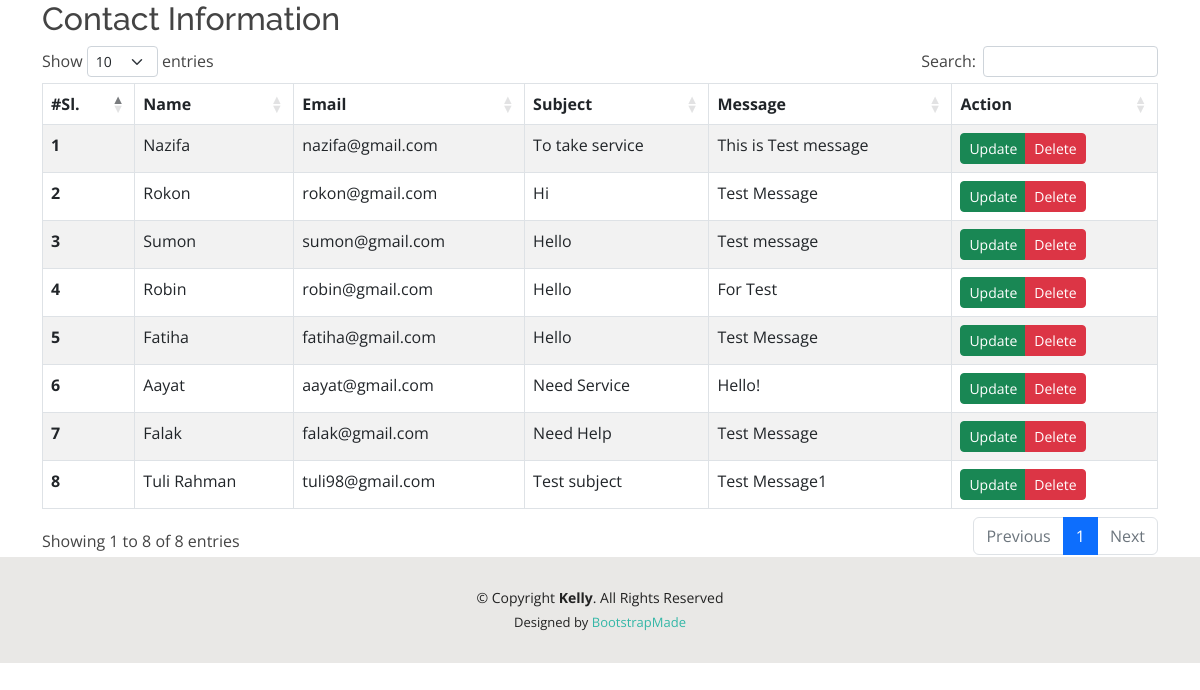
The page /show.php on the database its author committed.
### tables this page shows
CREATE TABLE `contact_info` (
  `id` int(11) NOT NULL,
  `name` varchar(50) NOT NULL,
  `email` varchar(50) NOT NULL,
  `subject` varchar(255) NOT NULL,
  `message` varchar(255) NOT NULL,
  `created_at` timestamp NULL DEFAULT current_timestamp(),
  `updated_at` timestamp NULL DEFAULT current_timestamp()
);

### show.php (the view, shortened to what this page needs)
<?php
    include('inc/header.php');
?>
<div class="container">
    <div class="row">
        <div class="col-12">
          <h2>Contact Information</h2>
          <table class="table table-striped table-bordered" id="usersdata">
              <thead>
                <tr>
                  <th scope="col">#Sl.</th>
                  <th scope="col">Name</th>
                  <th scope="col">Email</th>
                  <th scope="col">Subject</th>
                  <th scope="col">Message</th>
                  <th scope="col">Action</th>
                </tr>
              </thead>
              <tbody>
                <?php
                    $query = "SELECT * FROM contact_info";
                    $allInfo = mysqli_query($connect , $query);
                    $i = 1;
                    while( $row = mysqli_fetch_assoc($allInfo) ){
                        $id         = $row['id'];
                        $name       = $row['name'];
                        $email      = $row['email'];
                        $subject    = $row['subject'];
                        $message    = $row['message'];
                      ?>
                      <tr>
                        <th scope="row"><?php echo $i ?></th>
                        <td><?php echo $name ?></td>
                        <td><?php echo $email ?></td>
                        <td><?php echo $subject ?></td>
                        <td><?php echo $message ?></td>
                        <td>
                          <div class="btn-group">
                            <a href="update_contact.php?id=<?php echo $id?>" class="btn btn-success btn-sm">Update</a>
                            <a href="" class="btn btn-danger btn-sm" data-bs-toggle="modal" data-bs-target="#deleteUser<?php echo $id; ?>">Delete</a>
                          </div>
                        </td>
                      </tr>
                    <?php
                        $i++;
                    }
                    ?>
              </tbody>
          </table>
        </div>
    </div>
</div>
<?php
  include_once('inc/footer.php');
?>

### inc/header.php (shortened to what this page needs)
<!DOCTYPE html>
<html lang="en">
<head>
  <link href="assets/vendor/aos/aos.css" rel="stylesheet">
  <link href="assets/vendor/bootstrap/css/bootstrap.min.css" rel="stylesheet">
  <link href="assets/vendor/bootstrap-icons/bootstrap-icons.css" rel="stylesheet">
  <link href="assets/vendor/boxicons/css/boxicons.min.css" rel="stylesheet">
  <link href="assets/vendor/glightbox/css/glightbox.min.css" rel="stylesheet">
  <link href="assets/vendor/swiper/swiper-bundle.min.css" rel="stylesheet">
  <link rel="stylesheet" type="text/css" href="https://cdnjs.cloudflare.com/ajax/libs/twitter-bootstrap/5.2.0/css/bootstrap.min.css" >
  <link rel="stylesheet" type="text/css" href="https://cdn.datatables.net/1.13.4/css/dataTables.bootstrap5.min.css" >
  <link href="assets/css/style.css" rel="stylesheet">
</head>
<body>

### inc/footer.php (shortened to what this page needs)
<footer id="footer">
    <div class="container">
      <div class="copyright">
        &copy; Copyright <strong><span>Kelly</span></strong>. All Rights Reserved
      </div>
      <div class="credits">
        Designed by <a href="https://bootstrapmade.com/">BootstrapMade</a>
      </div>
    </div>
  </footer>
</body>
</html>

### assets/css/style.css (style rules this page uses)
body { font-family: "Open Sans", sans-serif; color: #444444; }
a { color: #34b7a7; text-decoration: none; }
h1, h2, h3, h4, h5, h6 { font-family: "Raleway", sans-serif; }
#footer { background: #e9e8e6; padding: 30px 0; color: #222222; font-size: 14px; text-align: center; }
#footer .credits { padding-top: 5px; font-size: 13px; }
#footer .credits a { color: #34b7a7; }

### rows shown on the page
contact_info: name "Nazifa", email "nazifa@gmail.com", subject "To take service", message "This is Test message"
contact_info: name "Rokon", email "rokon@gmail.com", subject "Hi", message "Test Message"
contact_info: name "Sumon", email "sumon@gmail.com", subject "Hello", message "Test message"
contact_info: name "Robin", email "robin@gmail.com", subject "Hello", message "For Test"
contact_info: name "Fatiha", email "fatiha@gmail.com", subject "Hello", message "Test Message"
contact_info: name "Aayat", email "aayat@gmail.com", subject "Need Service", message "Hello!"
contact_info: name "Falak", email "falak@gmail.com", subject "Need Help", message "Test Message"
contact_info: name "Tuli Rahman", email "tuli98@gmail.com", subject "Test subject", message "Test Message1"
